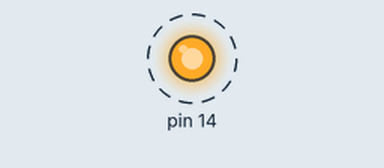
A sketch run on a simulated Arduino Uno, built with avr-gcc and run on an emulated ATmega328P. On the bench: output pins drawn as LEDs (lit = HIGH). Dashed ring = blinking.

Above: at 4.7 s.
Timing chart, 0 to 7.2 s (numbered marks = the images above):
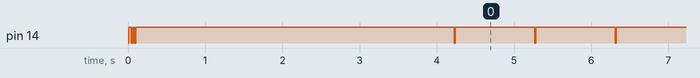

The sketch:

TestLCD.ino
```cpp
/*
  Driver Test 1
  Version 1.0

  Author: Rafael Sabe
  Email: rafaelmsabe@gmail.com
*/

#include <stddef.h>
#include <stdbool.h>
#include <stdint.h>
#include <string.h>
#include <stdio.h>

#include <lcd.hpp>

#define TEXTBUF_SIZE_CHARS 256U
#define TEXTBUF_SIZE_BYTES TEXTBUF_SIZE_CHARS

#define LCD_DB4 20U
#define LCD_DB5 21U
#define LCD_DB6 22U
#define LCD_DB7 23U
#define LCD_RS 14U
#define LCD_E 30U
#define LCD_NCHARS 20U
#define LCD_NLINES 4U

char textbuf[TEXTBUF_SIZE_CHARS];
LCD lcd1(LCD_DB4, LCD_DB5, LCD_DB6, LCD_DB7, LCD_RS, LCD_E, LCD_NCHARS, LCD_NLINES);

void setup(void)
{
  memset(textbuf, 0, TEXTBUF_SIZE_BYTES);

  lcd1.begin();

  lcd1.setCursorPosition(0u, 0u);
  lcd1.printText("This is line 00");
  lcd1.setCursorPosition(0u, 1u);
  lcd1.printText("This is line 01");
  lcd1.setCursorPosition(0u, 2u);
  lcd1.printText("This is line 02");
  lcd1.setCursorPosition(0u, 3u);
  lcd1.printText("This is line 03");

  delay(4096u);

  lcd1.clear();
  lcd1.home();

  lcd1.printText("Counting... ");

  return;
}

void loop(void)
{
  uint8_t b = 0u;

_l_loop_runtimeloop:

  snprintf(textbuf, TEXTBUF_SIZE_CHARS, "%u  ", b);
  lcd1.setCursorPosition(12u, 0u);
  lcd1.printText(textbuf);

  delay(1024u);
  b++;

  goto _l_loop_runtimeloop;
  return;
}
```

Measured:
- by itself, pin 14: goes LOW 0.02 s, HIGH 0.02 s, LOW 0.02 s, HIGH 4.1 s, 120 × (LOW 0.01 s, HIGH 1.0 s), LOW 0.01 s, then HIGH
